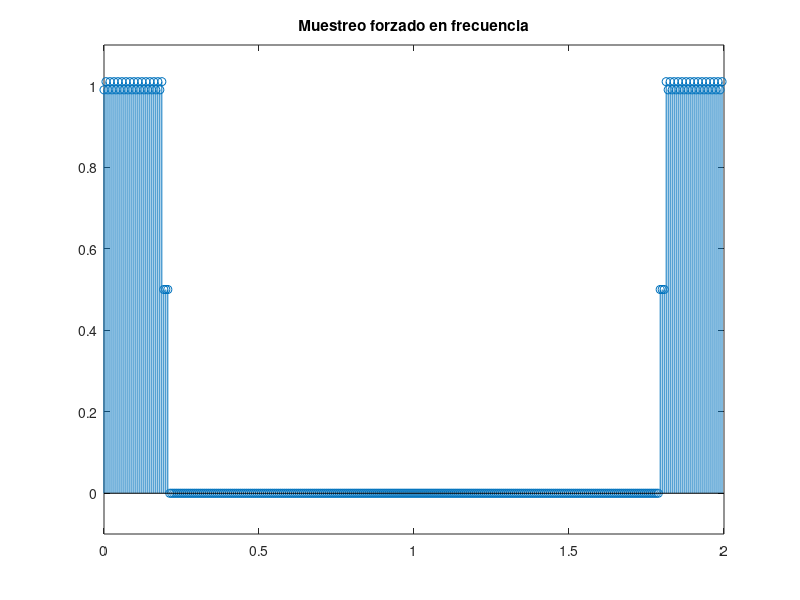
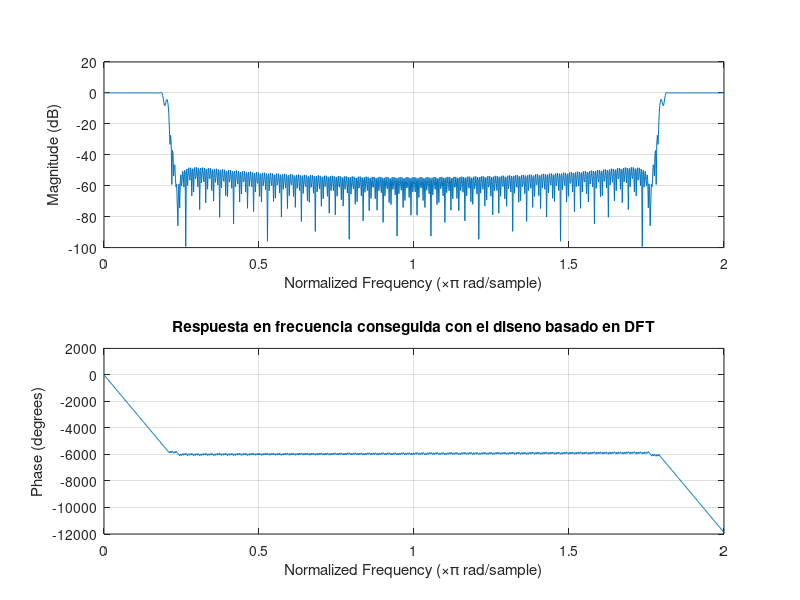
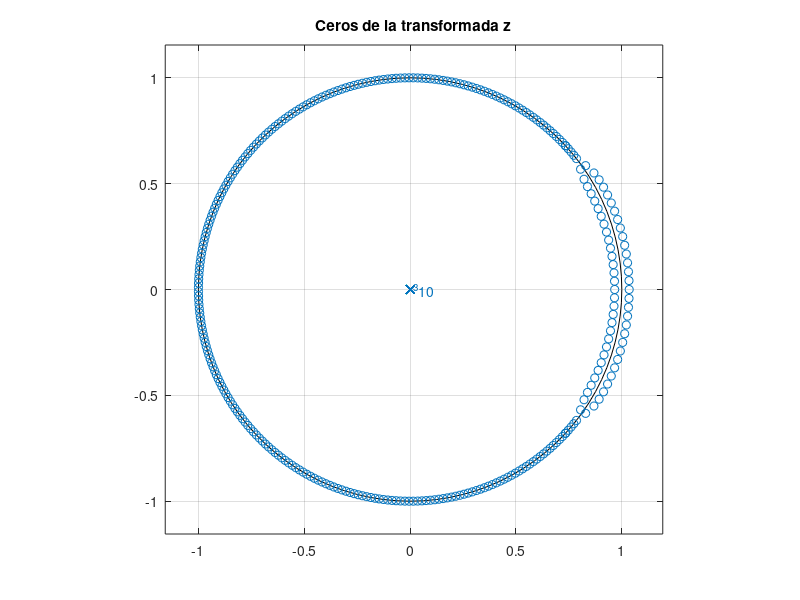
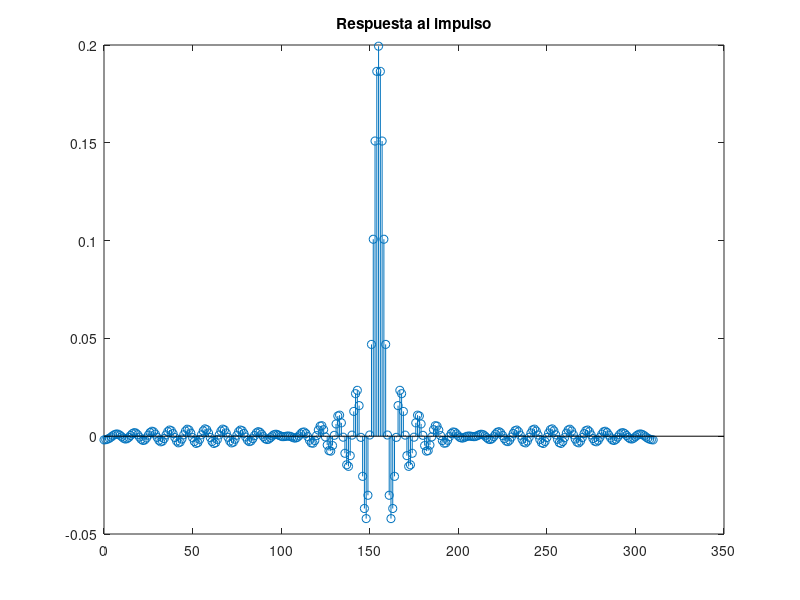

These charts were generated, in order, by the following MATLAB code:
% Diseno de filtros FIR en MATLAB

% Metodo DFT

wp=0.19*pi;
ws=0.21*pi;
dp=0.01;
ds=0;
Aw=ws-wp; % Ancho de banda de transicion

% Numero de muestras para 44 dB con ventana de Hanning
M=310; % Muestra maxima en el tiempo desde n=0
%M=round(6.6*pi/Aw);
%M = ceil(M/2)*2;

N=M+1; % Num de muestras totales mas la de n=0

n=0:M; % Vector de tiempos
wk=2*pi*n/N; % Pulsacion digital muestreada
fk=2*n/N; % Muestreo en frecuencia normalizada pi=1;

alfa=M/2; % punto de simetria 

ip=find(fk(1:alfa+1)<(wp/pi)); % indices de la banda de paso
it=find((fk(1:alfa+1)>=(wp/pi)) & (fk(1:alfa+1)<=(ws/pi))); % indices de la banda de transicion
is=max(it)+1:alfa+1; % indices de la banda de atenuacion

H=zeros(1,alfa+1);
H(ip)=1+(dp*((-1).^ip)); % rizado de la banda de paso
H(it)=0.5; % banda de transicion
H(is)=(ds*((-1).^is)); % rizado de la banda de atenuacion

H=H.*exp(-j*wk(1:alfa+1)*alfa); % fase lineal
H=[H conj(H(alfa+1:-1:2))]; % frecuencias negativas o de pi a 2pi

hn=ifft(H); % obtencion de la respuesta al impulso

figure;stem(fk,abs(H));axis([0 2 -.1 1.1]);title('Muestreo forzado en frecuencia');
figure;freqz(hn);title('Respuesta en frecuencia conseguida con el diseno basado en DFT');
figure;zplane(hn,1);title('Ceros de la transformada z');
figure;stem(0:M,hn);title('Respuesta al impulso');


